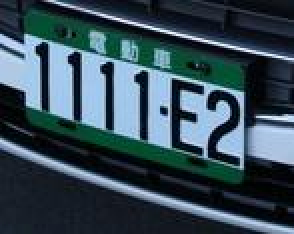
#> input picture img/0_1111E2_1.jpg, 147 x 117 px (shown 2 times larger); its folder holds only this picture in this run
$ python fftLPRect.py
#> lines starting #> are read from the running program, lines starting #| are printed output that depends on the picture
#> in estCorrect2D_scale, orgImg is the input picture: shape (117, 147, 3); mean B, G, R 87.3, 75.8, 55.5
#depends on
#pip install  Pillow
#pip install  sklearn
#pip install  opencv-python
#pip install  matplotlib

import os, sys
import numpy as np
import math
from PIL import Image
import PIL
import cv2
isBias=False
isPlot=False


def rgb2gray(rgb):
    return np.dot(rgb[...,:3], [0.2989, 0.5870, 0.1140])

def imgWrapA(orgImg,a):
    column=orgImg.shape[1]
    row=orgImg.shape[0]
    pts1 = np.float32([[column/2,row/2],[column/2,row/4],[column/4,row/2-column/4*a]])
    pts2 = np.float32([[column/2,row/2],[column/2,row/4],[column/4,row/2]])
    M = cv2.getAffineTransform(pts1,pts2)
    imgWarpAffine = cv2.warpAffine(orgImg,M,(column,row))
    return imgWarpAffine

def rectScale(im):
    myWidth = im.shape[0]
    myHeight = int(myWidth/2)
    nim = cv2.resize(im, (myWidth*2, myHeight*2), interpolation=cv2.INTER_AREA)
    return nim

def estCorrect(orgImg0, cutoffF=0.8, margin=0.1):
#> called with cutoffF = 0.8, margin = 0.1
    orgImg = cv2.fastNlMeansDenoisingColored(orgImg0,None,9,9,7,21)
    w=orgImg.shape[1]
#> w = 147
    crop_img = orgImg[:, int(margin*w):int(w-margin*w)]
    pix_color = np.array(crop_img)
    full_pix_color = np.array(orgImg)
    img = rgb2gray(pix_color)
    img=abs(img[0:-1,:]-img[1:,:])

    f = np.fft.fft2(img)
    fshift = np.fft.fftshift(f)
    magnitude_spectrum = 20*np.log(np.abs(fshift))

    #plt.subplot(143),plt.imshow(np.abs(fshift), cmap = 'gray')
    #plt.title('np.abs(fshift)'), plt.xticks([]), plt.yticks([])
    margin = 0.9 # Cut off the outer 10% of the image
    # Do the polar rotation along 100 angular steps with a radius of 256 pixels.
    size=min(img.shape)
#> size = 116
    polar_img = cv2.warpPolar(magnitude_spectrum, (int(size/2), 200), (img.shape[1]/2,img.shape[0]/2),
                                  size*margin*0.5, cv2.WARP_POLAR_LINEAR)

    polar_img_lowF=polar_img[:,int(0.01*polar_img.shape[1]):int(cutoffF*polar_img.shape[1])]

    polar_sum_200=np.sum(polar_img_lowF,axis=1)
#> polar_sum_200 = 200 values, max 8939 at index 58, min 6749.5 at index 81, mean 7277.8
    polar_sum=polar_sum_200[0:100]+polar_sum_200[100:200]
#> polar_sum = 100 values, max 17877.9 at index 58, min 13499.1 at index 81, mean 14555.6
    #polar_sum[50]=min(polar_sum) #matthew  do not count center line
    #print(statistics.stdev(polar_sum[25:75]))
    maxIndex=np.argmax(polar_sum[25:75])+25
#> maxIndex = 58
    offsetDegree=(maxIndex-50)/100*3.14
#> offsetDegree = 0.251
    aEst=np.sin(offsetDegree)
#> aEst = 0.249
    full_pix_color0 = np.array(orgImg0)
    correctImg=imgWrapA(full_pix_color0,aEst)
#> in imgWrapA, `pts1 = np.float32([[column/2,row/2],[column/2,row/4],[column/4,row/2-c..`: pts1 = [[73.5, 58.5], [73.5, 29.25], [36.75, 49.37]]
#> in imgWrapA, `M = cv2.getAffineTransform(pts1,pts2)`: M = [[1, 0, 0], [-0.249, 1, 18.27]]
    #full_pix_color
    #polar_sum[25:75]=min(polar_sum) #matthew  do not count center line
    #maxIndex2=np.argmax(polar_sum)
    #print("maxIndex2={}".format(maxIndex2))

    return correctImg

def estCorrect2D(orgImg, cutoffF=0.8, margin=0.1):
    hCorrectedImg=estCorrect(orgImg, cutoffF, margin)
    hCorrectedImg90=np.rot90(hCorrectedImg, )
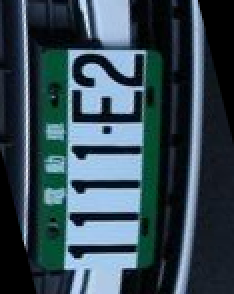
#> hCorrectedImg90: shape (147, 117, 3) (shown 2 times larger); mean B, G, R 84.3, 73.6, 53.7
    vCorrectedImg=estCorrect(hCorrectedImg90, cutoffF, margin)
#> call 2 of estCorrect, with cutoffF = 0.8, margin = 0.1
#> in estCorrect (call 2), `crop_img = orgImg[:, int(margin*w):int(w-margin*w)]`:
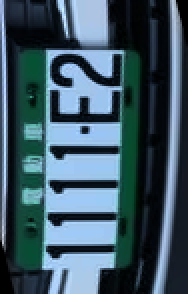
#> crop_img: shape (147, 94, 3) (shown 2 times larger); mean B, G, R 100.2, 86.9, 62.2
#> in rgb2gray (call 2), `return np.dot(rgb[...,:3], [0.2989, 0.5870, 0.1140])`:
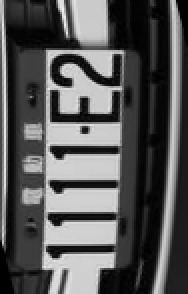
#> returned value: shape (147, 94) float64 (shown 2 times larger); min 0, max 241.7, mean 88.1
#> in estCorrect (call 2), `img=abs(img[0:-1,:]-img[1:,:])`:
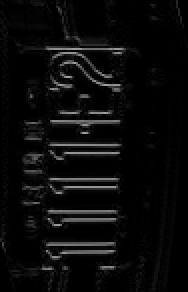
#> img: shape (146, 94) float64 (shown 2 times larger); min 0, max 167.1, mean 11
#> in estCorrect (call 2), `magnitude_spectrum = 20*np.log(np.abs(fshift))`:
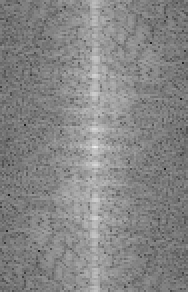
#> magnitude_spectrum: shape (146, 94) float64 (shown 2 times larger); min 28.06, max 238.4, mean 133.9
#> in estCorrect (call 2), `polar_img_lowF=polar_img[:,int(0.01*polar_img.shape[1]):int(cutoffF*po..`:
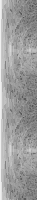
#> polar_img_lowF: shape (200, 37) float64; min 83.04, max 238.4, mean 157
#> in estCorrect (call 2), `polar_sum_200=np.sum(polar_img_lowF,axis=1)`: polar_sum_200 = 200 values, max 6861 at index 50, min 5338.6 at index 10, mean 5810.4
#> in estCorrect (call 2), `polar_sum=polar_sum_200[0:100]+polar_sum_200[100:200]`: polar_sum = 100 values, max 13722 at index 50, min 10677.3 at index 10, mean 11620.7
#> in estCorrect (call 2), `maxIndex=np.argmax(polar_sum[25:75])+25`: maxIndex = 50
#> in estCorrect (call 2), `offsetDegree=(maxIndex-50)/100*3.14`: offsetDegree = 0
    vCorrectedImg270=np.rot90(vCorrectedImg,  k=3)


    return hCorrectedImg, vCorrectedImg270


def estCorrect2D_scale(strFpath, cutoffF=0.8, margin=0.1):
    orgImg = cv2.imread(strFpath)
    pix_color = np.array(orgImg)
    hCorrectedImg, vCorrectedImg270=estCorrect2D(pix_color, cutoffF, margin)
    imWrap_t_wrap_t_scaled=rectScale(vCorrectedImg270)
#> in rectScale, `nim = cv2.resize(im, (myWidth*2, myHeight*2), interpolation=cv2.INTER_..`:
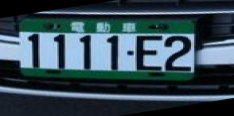
#> nim: shape (116, 234, 3); mean B, G, R 84.2, 73.5, 53.6
    return hCorrectedImg, vCorrectedImg270, imWrap_t_wrap_t_scaled


if __name__ == '__main__':
    from matplotlib import pyplot as plt
    imWrap_s=[]
    imWrap_t_wrap_t_s=[]
    imWrap_t_wrap_t_scaled_s=[]
    cutoffF=0.8
    margin=0.1
    dirs={'img','img3', 'img4', 'img5'}
    for fDir in dirs:
        for root,unkown,fNames in os.walk(fDir):
            for f in fNames:
                strFpath="{}/{}".format(fDir,f)
                print(strFpath)
                hCorrectedImg, vCorrectedImg270, imWrap_t_wrap_t_scaled=estCorrect2D_scale(strFpath, cutoffF, margin)
                imWrap_s.append(hCorrectedImg)
                imWrap_t_wrap_t_s.append(vCorrectedImg270)
                imWrap_t_wrap_t_scaled_s.append(imWrap_t_wrap_t_scaled)


    plt.subplots(int(len(imWrap_s)/6)+1,6,figsize=(15,10))
    for ii in range(0,len(imWrap_t_wrap_t_s)):
        plt.subplot(int(len(imWrap_s)/6)+1,6,ii+1)
        plt.imshow(imWrap_t_wrap_t_scaled_s[ii])
    plt.show()
    plt.savefig('test.png')
